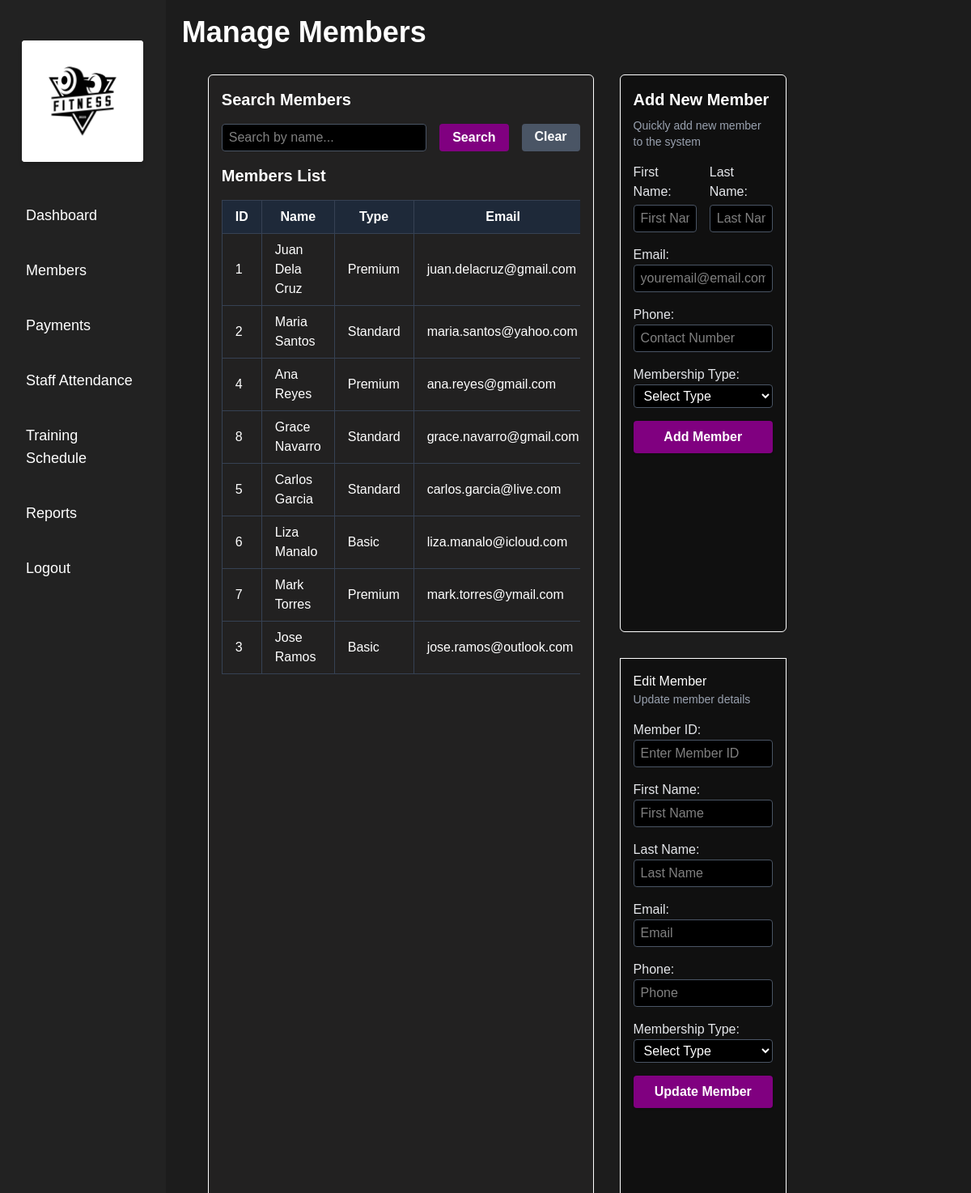
Page /index.php?page=members (signed in) on the committed database.
### tables this page shows
CREATE TABLE members (
    member_id INTEGER PRIMARY KEY AUTO_INCREMENT,
    first_name TEXT NOT NULL,
    last_name TEXT NOT NULL,
    date_of_birth DATE,
    gender TEXT,
    phone TEXT,
    email TEXT UNIQUE,
    address TEXT,
    join_date DATE DEFAULT (CURDATE()),
    membership_type TEXT,
    status TEXT DEFAULT 'active'
);

### app/pages/members.php (the view, shortened to what this page needs)
<?php
require_once __DIR__ . '/../../db/db.php';
$search_query = "";
$members = [];
if (isset($_GET['search']) && !empty($_GET['search'])) {
    $search_query = $_GET['search'];
    $stmt = $pdo->prepare("SELECT * FROM members WHERE first_name LIKE ? OR last_name LIKE ? ORDER BY last_name, first_name");
    $stmt->execute(["%$search_query%", "%$search_query%"]);
    $members = $stmt->fetchAll(PDO::FETCH_ASSOC);
} else {
    $stmt = $pdo->query("SELECT member_id, first_name, last_name, email, phone, membership_type, join_date, status FROM members ORDER BY join_date DESC");
    $members = $stmt->fetchAll(PDO::FETCH_ASSOC);
}
?>
<!DOCTYPE html>
<html lang="en">
<head>
</head>
<body>
    <h1 class="text-4xl font-bold">Manage Members</h1>
    <div class="flex min-h-screen p-8 gap-8">
        <div class="w-2/3 border p-4 bg-[#222121] rounded-md">
            <h2 class="text-xl font-bold mb-4 text-white">Search Members</h2>
            <form method="GET" class="flex gap-4 mb-4">
                <input type="text" name="search" placeholder="Search by name..." value="<?= htmlspecialchars($search_query) ?>" class="flex-1 px-2 py-1 rounded bg-black text-white border border-gray-600 focus:outline-none focus:ring-2 focus:ring-purple-600">
                <button type="submit" class="bg-[#800080] hover:bg-[#690069] cursor-pointer text-white font-semibold py-1 px-4 rounded">Search</button>
                <a href="members.php" class="cursor-pointer bg-gray-600 hover:bg-gray-700 text-white font-semibold py-1 px-4 rounded">Clear</a>
            </form>
            <h2 class="text-xl font-bold mb-4 text-white">Members List</h2>
            <?php if (!empty($members)): ?>
                <div class="overflow-x-auto">
                    <table class="w-full border-collapse border border-gray-700 text-white">
                        <thead>
                            <tr class="bg-gray-800">
                                <th class="border border-gray-700 px-4 py-2">ID</th>
                                <th class="border border-gray-700 px-4 py-2">Name</th>
                                <th class="border border-gray-700 px-4 py-2">Type</th>
                                <th class="border border-gray-700 px-4 py-2">Email</th>
                            </tr>
                        </thead>
                        <tbody>
                            <?php foreach ($members as $member): ?>
                            <tr class="hover:bg-gray-700">
                                <td class="border border-gray-700 px-4 py-2"><?= $member['member_id'] ?></td>
                                <td class="border border-gray-700 px-4 py-2"><?= $member['first_name'] . ' ' . $member['last_name'] ?></td>
                                <td class="border border-gray-700 px-4 py-2"><?= $member['membership_type'] ?></td>
                                <td class="border border-gray-700 px-4 py-2"><?= $member['email'] ?></td>
                            </tr>
                            <?php endforeach; ?>
                        </tbody>
                    </table>
                </div>
            <?php else: ?>
                <p class="text-gray-400">No members found.</p>
            <?php endif; ?>
        </div>
        <div class="w-1/3 flex flex-col gap-8">
            <div class="h-full border p-4 bg-[#101010] rounded-md">
                <h2 class="text-xl font-bold mb-2 text-white">Add New Member</h2>
                <p class="text-sm text-gray-400 mb-4">Quickly add new member to the system</p>
                <form method="POST">
                    <div class="flex gap-4 mt-2 mb-4">
                        <div class="flex flex-col w-1/2">
                            <label class="mb-1 text-base font-medium text-gray-200">First Name:</label>
                            <input placeholder="First Name" type="text" name="first_name" required class="w-full px-2 py-1 rounded bg-black text-white border border-gray-600 focus:outline-none focus:ring-2 focus:ring-purple-600">
                        </div>
                        <div class="flex flex-col w-1/2">
                            <label class="mb-1 text-base font-medium text-gray-200">Last Name:</label>
                            <input placeholder="Last Name" type="text" name="last_name" required class="w-full px-2 py-1 rounded bg-black text-white border border-gray-600 focus:outline-none focus:ring-2 focus:ring-purple-600">
                        </div>
                    </div>
                    <div class="mb-4">
                        <label class="mb-1 text-base font-medium text-gray-200">Email:</label>
                        <input placeholder="youremail@email.com" type="email" name="email" class="w-full px-2 py-1 rounded bg-black text-white border border-gray-600 focus:outline-none focus:ring-2 focus:ring-purple-600">
                    </div>
                    <div class="mb-4">
                        <label class="mb-1 text-base font-medium text-gray-200">Phone:</label>
                        <input placeholder="Contact Number" type="text" name="phone" class="w-full px-2 py-1 rounded bg-black text-white border border-gray-600 focus:outline-none focus:ring-2 focus:ring-purple-600">
                    </div>
                    <div class="mb-4">
                        <label class="mb-1 text-base font-medium text-gray-200">Membership Type:</label>
                        <select name="membership_type" required class="w-full px-2 py-1 rounded bg-black text-white border border-gray-600 focus:outline-none focus:ring-2 focus:ring-purple-600">
                            <option value="">Select Type</option>
                        </select>
                    </div>
                    <div class="mt-4">
                        <button type="submit" name="add_member" class="w-full bg-[#800080] hover:bg-[#690069] cursor-pointer text-white font-semibold py-2 px-6 rounded shadow transition duration-200">
                            Add Member
                        </button>
                    </div>
                </form>
            </div>
            <div class="h-full border p-4 bg-[#101010] rounded-md>
                <h2 class="text-xl font-bold mb-2 text-white">Edit Member</h2>
                <p class="text-sm text-gray-400 mb-4">Update member details</p>
                <form method="POST" action="app/includes/editmember.php">
                    <div class="mb-4">
                        <label class="mb-1 text-base font-medium text-gray-200">Member ID:</label>
                        <input type="text" name="member_id" placeholder="Enter Member ID" required class="w-full px-2 py-1 rounded bg-black text-white border border-gray-600 focus:outline-none focus:ring-2 focus:ring-purple-600">
                    </div>
                    <div class="mb-4">
                        <label class="mb-1 text-base font-medium text-gray-200">First Name:</label>
                        <input type="text" name="first_name" placeholder="First Name" class="w-full px-2 py-1 rounded bg-black text-white border border-gray-600 focus:outline-none focus:ring-2 focus:ring-purple-600">
                    </div>
                    <div class="mb-4">
                        <label class="mb-1 text-base font-medium text-gray-200">Last Name:</label>
                        <input type="text" name="last_name" placeholder="Last Name" class="w-full px-2 py-1 rounded bg-black text-white border border-gray-600 focus:outline-none focus:ring-2 focus:ring-purple-600">
                    </div>
                    <div class="mb-4">
                        <label class="mb-1 text-base font-medium text-gray-200">Email:</label>
                        <input type="email" name="email" placeholder="Email" class="w-full px-2 py-1 rounded bg-black text-white border border-gray-600 focus:outline-none focus:ring-2 focus:ring-purple-600">
                    </div>
                    <div class="mb-4">
                        <label class="mb-1 text-base font-medium text-gray-200">Phone:</label>
                        <input type="text" name="phone" placeholder="Phone" class="w-full px-2 py-1 rounded bg-black text-white border border-gray-600 focus:outline-none focus:ring-2 focus:ring-purple-600">
                    </div>
                    <div class="mb-4">
                        <label class="mb-1 text-base font-medium text-gray-200">Membership Type:</label>
                        <select name="membership_type" class="w-full px-2 py-1 rounded bg-black text-white border border-gray-600 focus:outline-none focus:ring-2 focus:ring-purple-600">
                            <option value="">Select Type</option>
                        </select>
                    </div>
                    <div class="mt-4">
                        <button type="submit" name="edit_member" class="w-full bg-[#800080] hover:bg-[#690069] cursor-pointer text-white font-semibold py-2 px-6 rounded shadow transition duration-200">
                            Update Member
                        </button>
                    </div>
                </form>
            </div>
        </div>
    </div>
</body>
</html>

### index.php (shortened to what this page needs)
<!DOCTYPE html>
<html lang="en">
<head>
    <link rel="stylesheet" href="./assets/css/dashboardstyles.css">
    <link href="./assets/css/output.css" rel="stylesheet">
</head>
<body>
    <div class="container">
        <?php include 'app/includes/sidebar.php'; ?>
        <div class="right-panel-content">
            <?php
                $page = isset($_GET['page']) ? $_GET['page'] : 'dashboard';
                $allowed_pages = ['dashboard', 'members', 'payments', 'staff_attendance', 'training_schedule', 'reports'];
                if (in_array($page, $allowed_pages)) {
                    include 'app/pages/' . $page . '.php';
                } else {
                    echo "<h2>Page not found</h2>";
                }
            ?>
        </div>
    </div>
</body>
</html>

### app/includes/sidebar.php
<div class="w-1/5 bg-[#222] text-white p-5 flex flex-col justify-start flex-shrink-0 min-h-screen">
    <div class="bg-white w-[150px] h-[150px] flex justify-center items-center rounded overflow-hidden shadow-md mt-[30px] mx-auto">
        <img src="./assets/img/logo.jpg" alt="Gym Logo" class="max-w-full max-h-full object-contain block mx-auto" />
    </div>
    <ul class="list-none p-0 mt-10 text-lg font-medium space-y-4">
        <li>
            <a href="index.php?page=dashboard" class="flex items-center p-3 rounded hover:bg-[#800080] transition-colors duration-300">Dashboard</a>
        </li>
        <li>
            <a href="index.php?page=members" class="flex items-center p-3 rounded hover:bg-[#800080] transition-colors duration-300">Members</a>
        </li>
        <li>
            <a href="index.php?page=payments" class="flex items-center p-3 rounded hover:bg-[#800080] transition-colors duration-300">Payments</a>
        </li>
        <li>
            <a href="index.php?page=staff_attendance" class="flex items-center p-3 rounded hover:bg-[#800080] transition-colors duration-300">Staff Attendance</a>
        </li>
        <li>
            <a href="index.php?page=training_schedule" class="flex items-center p-3 rounded hover:bg-[#800080] transition-colors duration-300">Training Schedule</a>
        </li>
        <li>
            <a href="index.php?page=reports" class="flex items-center p-3 rounded hover:bg-[#800080] transition-colors duration-300">Reports</a>
        </li>
        <li>
            <a href="logout.php" class="flex items-center p-3 rounded hover:bg-red-700 transition-colors duration-300">Logout</a>
        </li>
    </ul>
</div>

### assets/css/dashboardstyles.css (style rules this page uses)
body { font-family: 'Montserrat', sans-serif; margin: 0; padding: 0; background-color: #1c1c1c; }
.container { display: flex; height: 100vh; overflow: hidden; }
.right-panel-content { flex: 1; padding: 20px; background-color: #1c1c1c; color: white; overflow-y: auto; }

### rows in the picture
members: member_id "1", first_name "Juan", last_name "Dela Cruz", membership_type "Premium", email "juan.delacruz@gmail.com"
members: member_id "2", first_name "Maria", last_name "Santos", membership_type "Standard", email "maria.santos@yahoo.com"
members: member_id "4", first_name "Ana", last_name "Reyes", membership_type "Premium", email "ana.reyes@gmail.com"
members: member_id "8", first_name "Grace", last_name "Navarro", membership_type "Standard", email "grace.navarro@gmail.com"
members: member_id "5", first_name "Carlos", last_name "Garcia", membership_type "Standard", email "carlos.garcia@live.com"
members: member_id "6", first_name "Liza", last_name "Manalo", membership_type "Basic", email "liza.manalo@icloud.com"
members: member_id "7", first_name "Mark", last_name "Torres", membership_type "Premium", email "mark.torres@ymail.com"
members: member_id "3", first_name "Jose", last_name "Ramos", membership_type "Basic", email "jose.ramos@outlook.com"
